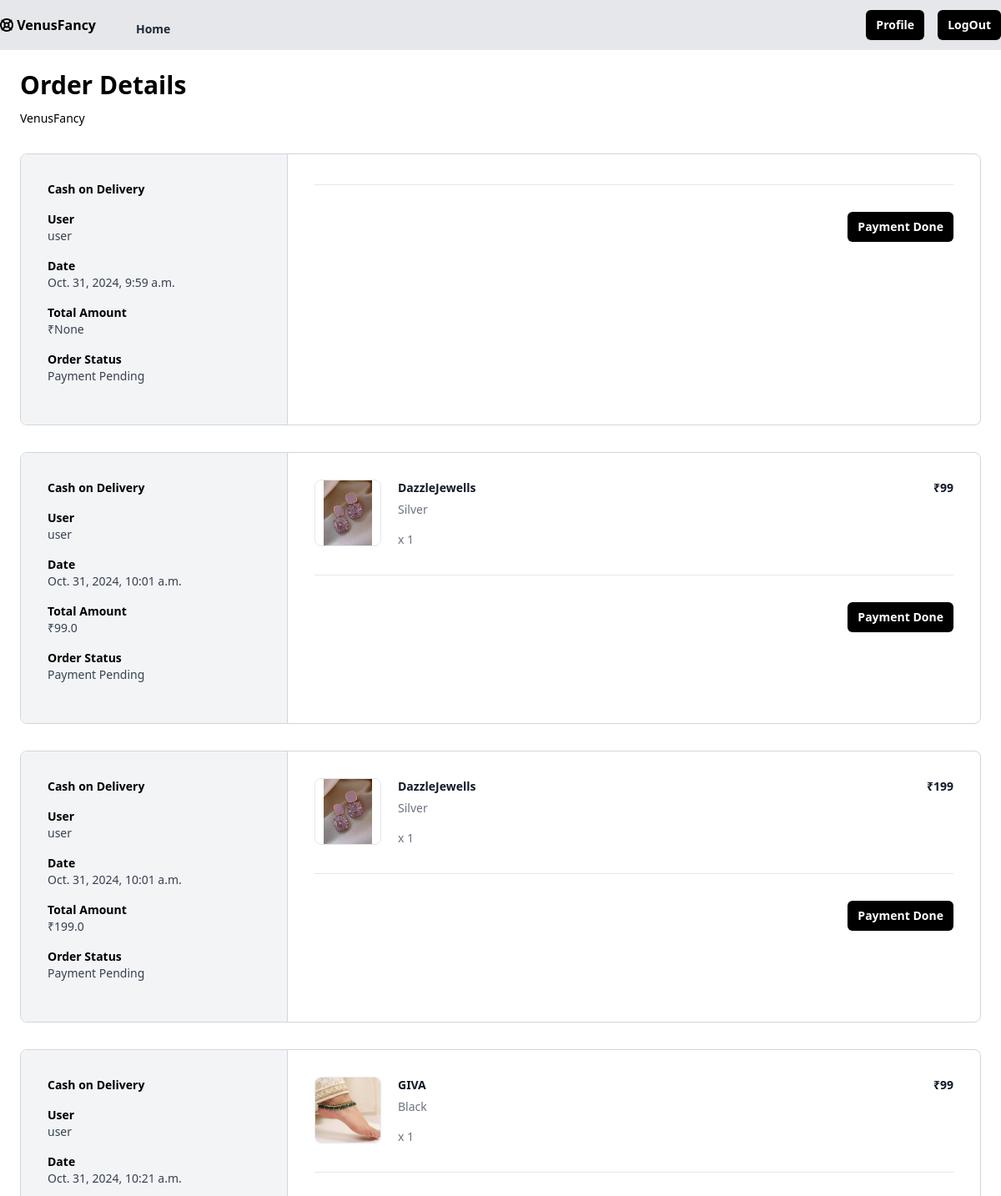
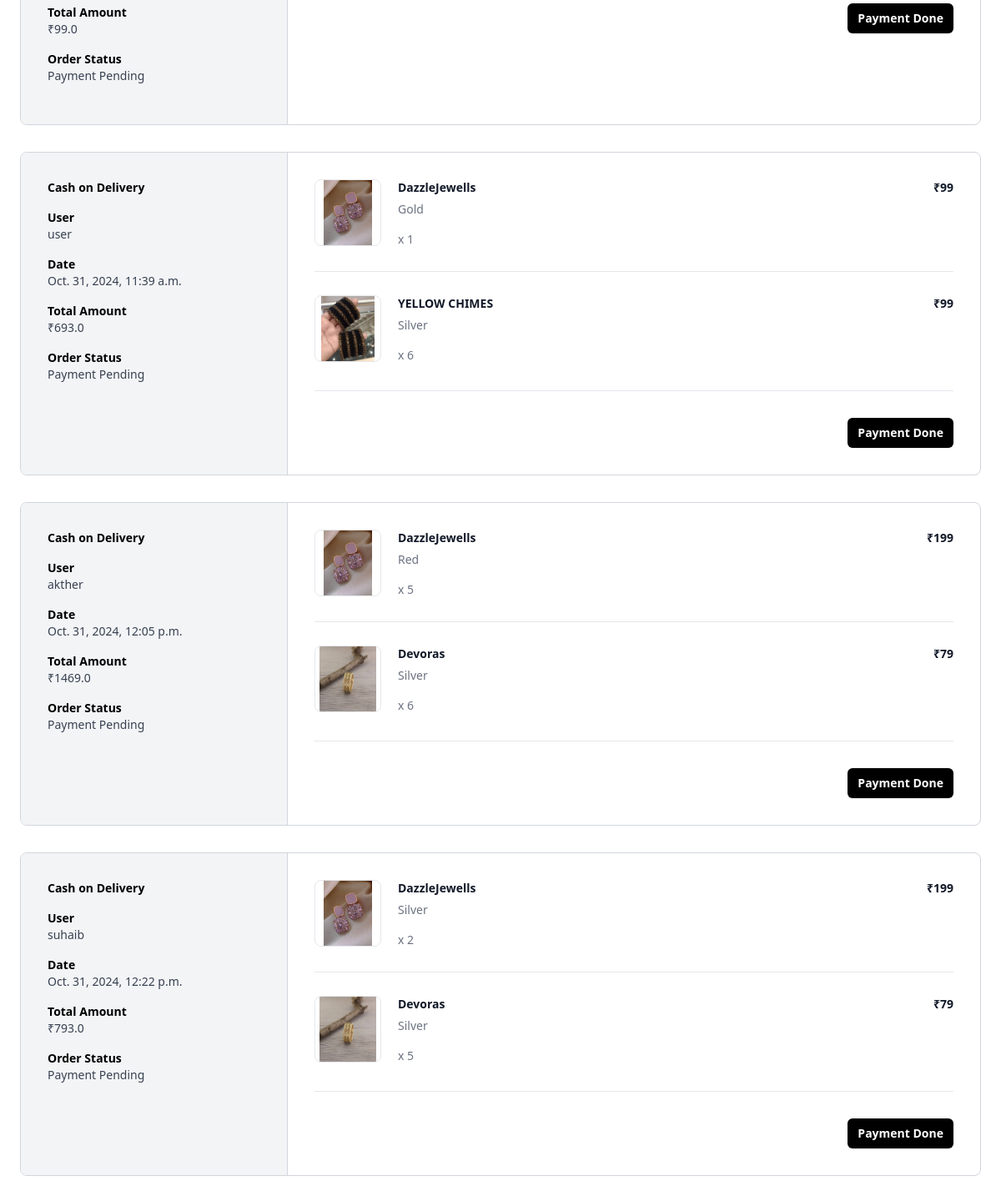
Screenshot of /cashondelivery/all/ (signed in) with the database file from the repository (2 pictures, top to bottom).
### myfancy/models.py (models this page shows, shortened)
class Orders(models.Model):
    cart_items_object = models.ManyToManyField(Cart_items)
    user_object = models.ForeignKey(User, on_delete=models.CASCADE)
    order_id = models.CharField(max_length=200, null=True)
    address_object = models.ForeignKey(Address, on_delete=models.CASCADE,related_name="address_detail")
    is_paid = models.BooleanField(default=False)
    is_canceled = models.BooleanField(default=False)
    canceled_at = models.DateTimeField(null=True, blank=True)
    created_date = models.DateTimeField(auto_now_add=True)
    updated_date = models.DateTimeField(auto_now=True)
    is_active = models.BooleanField(default=True)
    total=models.FloatField(null=True)

class Address(models.Model):
    user_object = models.ForeignKey(User, on_delete=models.CASCADE)
    name=models.CharField(max_length=200)
    phone = models.IntegerField()
    email = models.EmailField()
    pin = models.IntegerField()
    delivery_address = models.TextField()
    payment_options = (
        ("cash_on_delivery", "Cash On Delivery"),
        ("online_payment", "Online Payment")
    )
    payment_method = models.CharField(max_length=200, choices=payment_options, default="online_payment")
    created_date = models.DateTimeField(auto_now_add=True)
    updated_date = models.DateTimeField(auto_now=True)
    is_active = models.BooleanField(default=True)

class Cart_items(models.Model):
    product_variant_object=models.ForeignKey(ProductVariant,on_delete=models.CASCADE)
    size_object=models.ForeignKey(Size,on_delete=models.CASCADE)
    colour_object=models.ForeignKey(Colour,on_delete=models.CASCADE)
    cart_object=models.ForeignKey(Cart,on_delete=models.CASCADE,related_name="basket_items")
    quantity=models.PositiveIntegerField()
    is_order_placed=models.BooleanField(default=False)
    created_date=models.DateTimeField(auto_now_add=True)
    updated_date=models.DateTimeField(auto_now=True)
    is_active=models.BooleanField(default=True)

class ProductVariant(models.Model):
    product_object=models.ForeignKey(Product,on_delete=models.CASCADE,related_name="product_variants")
    colour_object=models.ManyToManyField(Colour)
    size_object=models.ManyToManyField(Size)
    price=models.PositiveIntegerField()
    created_date=models.DateTimeField(auto_now_add=True)
    updated_date=models.DateTimeField(auto_now=True)
    is_active=models.BooleanField(default=True)

class Product(models.Model):
    title=models.CharField(max_length=200)
    description=models.TextField()
    image=models.ImageField(upload_to="product_picture",default="/product_picture/default_product_picture.png")
    material_object=models.ManyToManyField(Material)
    occasion_object=models.ForeignKey(Occasion,on_delete=models.CASCADE)
    feature_object=models.ManyToManyField(Feature)
    type_object=models.ForeignKey(Type,on_delete=models.CASCADE)
    tag_object=models.ManyToManyField(Tag)
    owner=models.ForeignKey(User,on_delete=models.CASCADE,related_name="products")
    created_date=models.DateTimeField(auto_now_add=True)
    updated_date=models.DateTimeField(auto_now=True)
    is_active=models.BooleanField(default=True)

class Colour(models.Model):
    name=models.CharField(max_length=200,unique=True)
    created_date=models.DateTimeField(auto_now_add=True)
    updated_date=models.DateTimeField(auto_now=True)
    is_active=models.BooleanField(default=True)
    def __str__(self):
        return self.name

### myfancy/views.py (the view)
# urls.py: path("cashondelivery/all/",views.CashOnDeliveryOrderListView.as_view(),name="admin-order"),
@method_decorator(admin_permission_required,name="dispatch")
class CashOnDeliveryOrderListView(View):
    def get(self,request,*args, **kwargs):
        qs=Orders.objects.filter(address_object__payment_method="cash_on_delivery",is_canceled=False,is_paid=False)
        return render(request,"shop/codorderlist.html",{"orders":qs})

### myfancy/templates/shop/codorderlist.html (shortened to what this page needs)
{% extends "shop/base.html" %}
{% block main_block %}
    {% if orders %}
        <div class="mx-auto my-4 max-w-6xl px-2 md:my-6 md:px-0">
            <h2 class="text-3xl font-bold">Order Details</h2>
            <div class="mt-3 text-sm">VenusFancy</div>
            {% for o in orders %}
                {% if not o.is_canceled and not o.is_paid %}
                    <div class="mt-8 flex flex-col overflow-hidden rounded-lg border border-gray-300 md:flex-row">
                        <div class="w-full border-r border-gray-300 bg-gray-100 md:max-w-xs">
                            <div class="p-8">
                                <div class="grid grid-cols-2 sm:grid-cols-4 md:grid-cols-1">
                                    <div class="mb-4">
                                        <div class="text-sm font-semibold">
                                                Cash on Delivery
                                        </div>
                                    </div>
                                    <div class="mb-4">
                                        <div class="text-sm font-semibold">User</div>
                                        <div class="text-sm font-medium text-gray-700">
                                                {{o.address_object.user_object}}
                                        </div>
                                    </div>
                                    <div class="mb-4">
                                        <div class="text-sm font-semibold">Date</div>
                                        <div class="text-sm font-medium text-gray-700">
                                                {{ o.created_date }}
                                        </div>
                                    </div>
                                    <div class="mb-4">
                                        <div class="text-sm font-semibold">Total Amount</div>
                                        <div class="text-sm font-medium text-gray-700">₹{{ o.total }}</div>
                                    </div>
                                    <div class="mb-4">
                                        <div class="text-sm font-semibold">Order Status</div>
                                        <div class="text-sm font-medium text-gray-700">
                                            {% if o.is_canceled %}
                                                Canceled
                                            {% elif o.is_paid %}
                                                Payment Completed
                                            {% else %}
                                                Payment Pending
                                            {% endif %}
                                        </div>
                                    </div>
                                </div>
                            </div>
                        </div>
                        <div class="flex-1">
                            <div class="p-8">
                                <ul class="-my-7 divide-y divide-gray-200">
                                    {% for p in o.cart_items_object.all %}
                                        <li class="flex flex-col justify-between space-x-5 py-7 md:flex-row">
                                            <div class="flex flex-1 items-stretch">
                                                <div class="flex-shrink-0">
                                                    <img class="h-20 w-20 rounded-lg border border-gray-200 object-contain"
                                                         src="{{ p.product_variant_object.product_object.image.url }}"
                                                         alt="{{ p.product_variant_object.product_object.title }}" />
                                                </div>
                                                <div class="ml-5 flex flex-col justify-between">
                                                    <div class="flex-1">
                                                        <p class="text-sm font-bold text-gray-900">
                                                            {{ p.product_variant_object.product_object.title }}
                                                        </p>
                                                        <p class="mt-1.5 text-sm font-medium text-gray-500">{{ p.colour_object }}</p>
                                                    </div>
                                                    <p class="mt-4 text-sm font-medium text-gray-500">x {{ p.quantity }}</p>
                                                </div>
                                            </div>
                                            <div class="ml-auto flex flex-col items-end justify-between">
                                                <p class="text-right text-sm font-bold text-gray-900">₹{{ p.product_variant_object.price }}</p>
                                            </div>
                                        </li>
                                    {% endfor %}
                                </ul>
                                <hr class="my-8 border-t border-t-gray-200" />
                                {% if not o.is_paid and not o.is_canceled %}
                                    <div class="space-x-4 flex justify-end">
                                        <a href="{% url 'payment-done' o.id %}"
                                           class="rounded-md bg-black px-3 py-2 text-sm font-semibold text-white shadow-sm hover:bg-black/80">
                                            Payment Done
                                        </a>
                                    </div>
                                {% endif %}
                            </div>
                        </div>
                    </div>
                {% endif %}
            {% endfor %}
        </div>
    {% else %}
        <div class="flex items-center justify-center h-screen">
            <h1 class="w-1/4 text-center"><b>Your Order Summary is Empty</b></h1>
        </div>
    {% endif %}
{% endblock %}

### rows the page displays
Orders: address_object.user_object "user", created_date "Oct. 31, 2024, 9:59 a.m.", total "None", is_canceled "Payment Pending", is_paid "Payment Done"
Orders: address_object.user_object "user", created_date "Oct. 31, 2024, 10:01 a.m.", total "99.0", is_canceled "Payment Pending", is_paid "Payment Done"
Cart_items: product_variant_object.product_object.image (picture), product_variant_object.product_object "DazzleJewells", colour_object "Silver", quantity "1", product_variant_object.price "99"
Orders: address_object.user_object "user", created_date "Oct. 31, 2024, 10:01 a.m.", total "199.0", is_canceled "Payment Pending", is_paid "Payment Done"
Cart_items: product_variant_object.product_object.image (picture), product_variant_object.product_object "DazzleJewells", colour_object "Silver", quantity "1", product_variant_object.price "199"
Orders: address_object.user_object "user", created_date "Oct. 31, 2024, 10:21 a.m.", total "99.0", is_canceled "Payment Pending", is_paid "Payment Done"
Cart_items: product_variant_object.product_object.image (picture), product_variant_object.product_object "GIVA", colour_object "Black", quantity "1", product_variant_object.price "99"
Orders: address_object.user_object "user", created_date "Oct. 31, 2024, 11:39 a.m.", total "693.0", is_canceled "Payment Pending", is_paid "Payment Done"
Cart_items: product_variant_object.product_object.image (picture), product_variant_object.product_object "DazzleJewells", colour_object "Gold", quantity "1", product_variant_object.price "99"
Cart_items: product_variant_object.product_object.image (picture), product_variant_object.product_object "YELLOW CHIMES", colour_object "Silver", quantity "6", product_variant_object.price "99"
Orders: address_object.user_object "akther", created_date "Oct. 31, 2024, 12:05 p.m.", total "1469.0", is_canceled "Payment Pending", is_paid "Payment Done"
Cart_items: product_variant_object.product_object.image (picture), product_variant_object.product_object "DazzleJewells", colour_object "Red", quantity "5", product_variant_object.price "199"
Cart_items: product_variant_object.product_object.image (picture), product_variant_object.product_object "Devoras", colour_object "Silver", quantity "6", product_variant_object.price "79"
Orders: address_object.user_object "suhaib", created_date "Oct. 31, 2024, 12:22 p.m.", total "793.0", is_canceled "Payment Pending", is_paid "Payment Done"
Cart_items: product_variant_object.product_object.image (picture), product_variant_object.product_object "DazzleJewells", colour_object "Silver", quantity "2", product_variant_object.price "199"
Cart_items: product_variant_object.product_object.image (picture), product_variant_object.product_object "Devoras", colour_object "Silver", quantity "5", product_variant_object.price "79"
